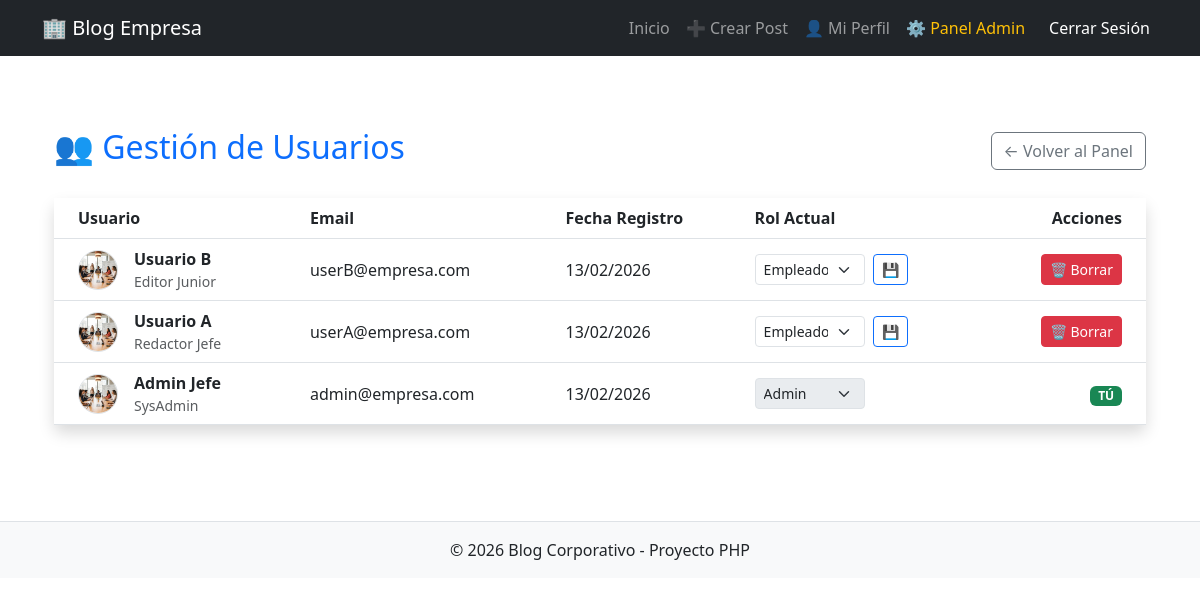
The app's page /admin/usuarios.php (signed in) with its own data.
### tables this page shows
CREATE TABLE usuarios (
    id INT AUTO_INCREMENT PRIMARY KEY,
    nombre VARCHAR(100) NOT NULL,
    email VARCHAR(100) NOT NULL UNIQUE,
    password VARCHAR(255) NOT NULL,
    rol ENUM('admin', 'empleado') DEFAULT 'empleado',
    cargo VARCHAR(100) DEFAULT 'Nuevo empleado',
    avatar VARCHAR(255) DEFAULT 'default.png',  
    fecha_registro DATETIME DEFAULT CURRENT_TIMESTAMP
);

### admin/usuarios.php (the view, shortened to what this page needs)
<?php
require_once '../includes/conexion.php';
$sql_lista = "SELECT * FROM usuarios ORDER BY id DESC";
$usuarios = mysqli_query($conn, $sql_lista);
?>
<?php include '../includes/header.php'; ?>
<div class="container py-5">
    <div class="d-flex justify-content-between align-items-center mb-4">
        <h2 class="text-primary">👥 Gestión de Usuarios</h2>
        <a href="index.php" class="btn btn-outline-secondary">&larr; Volver al Panel</a>
    </div>
    <div class="card shadow border-0">
        <div class="card-body p-0">
            <div class="table-responsive">
                <table class="table table-hover align-middle mb-0">
                    <thead class="bg-light">
                        <tr>
                            <th class="ps-4">Usuario</th>
                            <th>Email</th>
                            <th>Fecha Registro</th>
                            <th>Rol Actual</th>
                            <th class="text-end pe-4">Acciones</th>
                        </tr>
                    </thead>
                    <tbody>
                        <?php while ($user = mysqli_fetch_assoc($usuarios)): ?>
                        <tr>
                            <td class="ps-4">
                                <div class="d-flex align-items-center">
                                    <img src="../assets/img/avatars/<?php echo !empty($user['avatar']) ? $user['avatar'] : 'default.png'; ?>"
                                         class="rounded-circle me-3 border" width="40" height="40" style="object-fit:cover;">
                                    <div>
                                        <div class="fw-bold"><?php echo htmlspecialchars($user['nombre']); ?></div>
                                        <div class="small text-muted"><?php echo htmlspecialchars($user['cargo']); ?></div>
                                    </div>
                                </div>
                            </td>
                            <td><?php echo htmlspecialchars($user['email']); ?></td>
                            <td><?php echo date("d/m/Y", strtotime($user['fecha_registro'])); ?></td>
                            <td>
                                <form action="usuarios.php" method="POST" class="d-flex align-items-center">
                                    <select name="nuevo_rol" class="form-select form-select-sm me-2" style="width: 110px;"
                                            <?php echo ($user['id'] == $_SESSION['usuario_id']) ? 'disabled' : ''; ?>>
                                        <option value="empleado" <?php echo ($user['rol'] == 'empleado') ? 'selected' : ''; ?>>Empleado</option>
                                        <option value="admin" <?php echo ($user['rol'] == 'admin') ? 'selected' : ''; ?>>Admin</option>
                                    </select>
                                    <?php if ($user['id'] != $_SESSION['usuario_id']): ?>
                                        <button type="submit" class="btn btn-sm btn-outline-primary" title="Guardar Rol">💾</button>
                                    <?php endif; ?>
                                </form>
                            </td>
                            <td class="text-end pe-4">
                                <?php if ($user['id'] != $_SESSION['usuario_id']): ?>
                                    <a href="usuarios.php?action=borrar&id=<?php echo $user['id']; ?>"
                                       class="btn btn-sm btn-danger"
                                       onclick="return confirm('⚠️ ¡CUIDADO! ⚠️\n\nEstás a punto de borrar al usuario: <?php echo $user['nombre']; ?>.\n\nEsto también borrará TODOS sus posts.\n¿Estás seguro?');">
                                        🗑️ Borrar
                                    </a>
                                <?php else: ?>
                                    <span class="badge bg-success">TÚ</span>
                                <?php endif; ?>
                            </td>
                        </tr>
                        <?php endwhile; ?>
                    </tbody>
                </table>
            </div>
        </div>
    </div>
</div>
<?php include '../includes/footer.php'; ?>

### records on screen
usuarios: avatar (placeholder picture), nombre "Usuario B", cargo "Editor Junior", email "userB@empresa.com", fecha_registro "13/02/2026", nuevo_rol "Empleado"
usuarios: avatar (placeholder picture), nombre "Usuario A", cargo "Redactor Jefe", email "userA@empresa.com", fecha_registro "13/02/2026", nuevo_rol "Empleado"
usuarios: avatar (placeholder picture), nombre "Admin Jefe", cargo "SysAdmin", email "admin@empresa.com", fecha_registro "13/02/2026", nuevo_rol "Admin", shows "TÚ"
